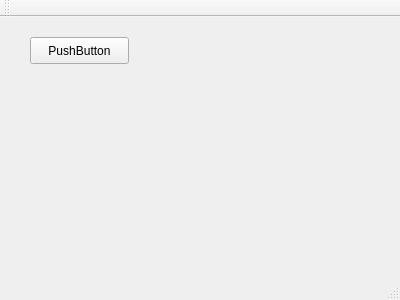
<?xml version="1.0" encoding="UTF-8"?>
<ui version="4.0">
 <class>MainWindow</class>
 <widget class="QMainWindow" name="MainWindow">
  <property name="geometry">
   <rect>
    <x>0</x>
    <y>0</y>
    <width>400</width>
    <height>300</height>
   </rect>
  </property>
  <property name="windowTitle">
   <string>MainWindow</string>
  </property>
  <widget class="QWidget" name="centralWidget">
   <widget class="QPushButton" name="pushButton">
    <property name="geometry">
     <rect>
      <x>30</x>
      <y>20</y>
      <width>99</width>
      <height>27</height>
     </rect>
    </property>
    <property name="text">
     <string>PushButton</string>
    </property>
   </widget>
  </widget>
  <widget class="QMenuBar" name="menuBar">
   <property name="geometry">
    <rect>
     <x>0</x>
     <y>0</y>
     <width>400</width>
     <height>25</height>
    </rect>
   </property>
  </widget>
  <widget class="QToolBar" name="mainToolBar">
   <attribute name="toolBarArea">
    <enum>TopToolBarArea</enum>
   </attribute>
   <attribute name="toolBarBreak">
    <bool>false</bool>
   </attribute>
  </widget>
  <widget class="QStatusBar" name="statusBar"/>
 </widget>
 <layoutdefault spacing="6" margin="11"/>
 <resources/>
 <connections/>
</ui>
